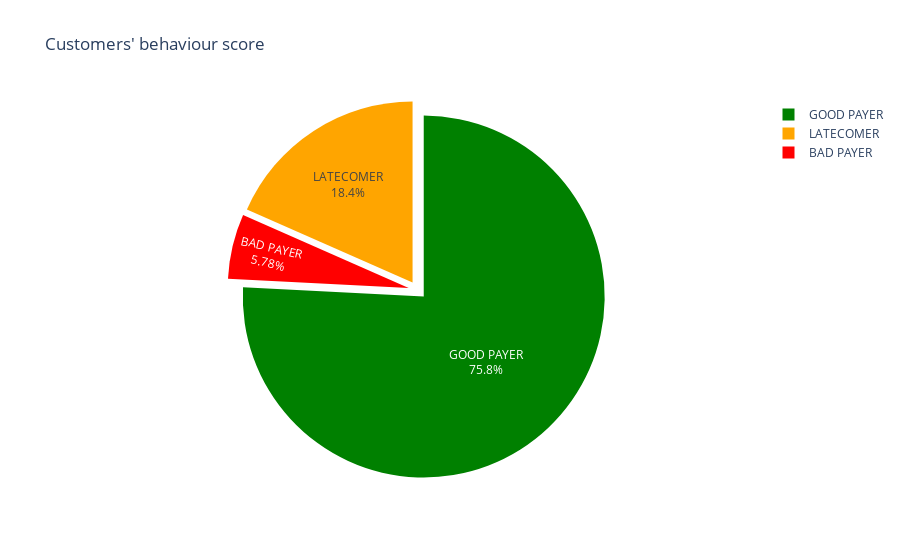

The notebook cell this image was saved under:
### Code cell
#behaviour score piechart
piebehaviour=df.groupby('BEHAVIOUR_SCORE').size().to_frame('Somma').reset_index()
fig1= px.pie(piebehaviour, values='Somma', names='BEHAVIOUR_SCORE', title="Customers' behaviour score",color_discrete_map={
                                'BAD PAYER':'red',
                                 'GOOD PAYER':'green',
                                 'LATECOMER':'orange'},color='BEHAVIOUR_SCORE')
fig1.update_traces(hoverinfo = 'label+percent', textfont_size = 12,
                  textinfo = 'label+percent', pull = [0.05, 0.05, 0.05])
fig1.show()
# This is an interactive graph,if you click on the points in the legend you can remove or add the groups

### Figure 1 — Plotly figure (JSON) as saved in the notebook; plotly's stock layout.template omitted (floating-point values rounded to 4 significant figures)
{"data": [{"customdata": [["BAD PAYER"], ["GOOD PAYER"], ["LATECOMER"]], "domain": {"x": [0, 1], "y": [0, 1]}, "hoverinfo": "label+percent", "hovertemplate": "BEHAVIOUR_SCORE=%{customdata[0]}<br>Somma=%{value}<extra></extra>", "labels": ["BAD PAYER", "GOOD PAYER", "LATECOMER"], "legendgroup": "", "marker": {"colors": ["red", "green", "orange"]}, "name": "", "pull": [0.05, 0.05, 0.05], "showlegend": true, "textfont": {"size": 12}, "textinfo": "label+percent", "type": "pie", "values": [3503, 45926, 11149]}], "layout": {"legend": {"tracegroupgap": 0}, "title": {"text": "Customers' behaviour score"}}}
